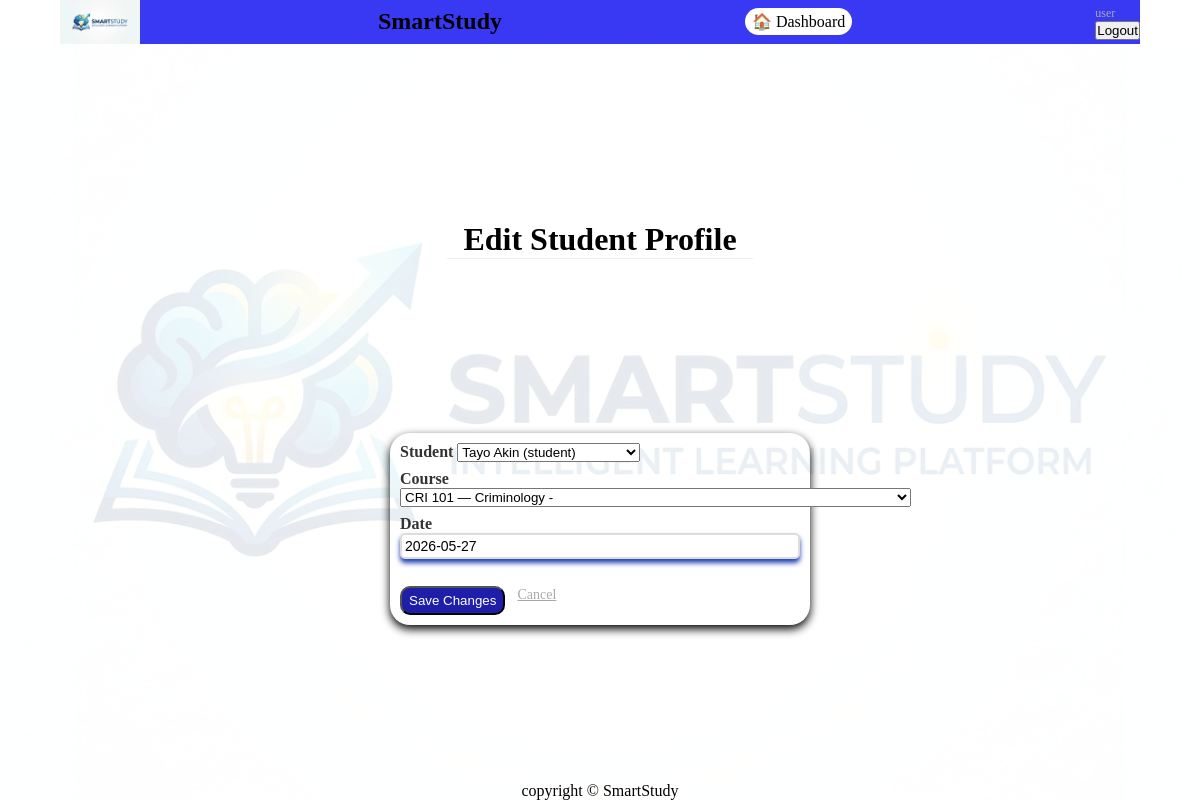
The app's page /dashboard/admin/enrollment/update/2/ (signed in) with its own data.
### portal/models.py (models this page shows, shortened)
class CustomUser(AbstractUser):
    ROLE_CHOICE = [
        ('student', 'Student'),
        ('parent', 'Parent'),
        ('staff', 'Staff'),
        ('admin', 'Admin'),
    ]
    role = models.CharField(max_length=10, choices=ROLE_CHOICE)
    date_of_birth = models.DateField(default='2000-01-01')
    phone = models.CharField(max_length=20, blank=True)
    GENDER_CHOICES = [
    ('male', 'Male'),
    ('female', 'Female'),
    ('other', 'Other'),
    ]
    gender = models.CharField(max_length=10, choices=GENDER_CHOICES, null=True, blank=True)
    profile_picture = models.ImageField(
            upload_to='profile_pictures/',
            null=True,
            blank=True
        )
    class_name = models.CharField(max_length=20, blank=True)
    children = models.ManyToManyField('self', blank=True,)
    def __str__(self):
        return f"{self.get_full_name()} ({self.role})"
    @property
    def is_student(self):
        return self.role == 'student'
    @property
    def is_staff_member(self):
        return self.role == 'staff'
    @property
    def is_admin(self):
        return self.role == 'admin'

class Enrollment(models.Model):
    LEVEL_CHOICES = (
        {'1st', '100'},
        {'1st', '200'},
        {'1st', '300'},
        {'1st', '400'},
    )
    student = models.ForeignKey(
        CustomUser,
        on_delete=models.CASCADE,
        limit_choices_to={'role': 'student'},
        related_name='enrollments'
    )
    course  = models.ForeignKey(
        Course,
        on_delete=models.CASCADE,
        related_name='enrollments'
    )
    date    = models.DateField(default=timezone.now)
    class Meta:
        unique_together = ('student', 'course')  # a student can't enroll in the same course twice

### account/views.py (the view)
        @login_required(login_url='login')
        def wrapped(request, *args, **kwargs):
            if request.user.role != role:
                return redirect('dashboard')
            return view_func(request, *args, **kwargs)

### portal/forms.py
class AdminEnrollmentForm(forms.ModelForm):
    student = forms.ModelChoiceField(
        queryset=CustomUser.objects.filter(role='student').order_by('last_name')
    )
    class Meta:
        model = Enrollment
        fields = ['student', 'course', 'date']

### account/views.py (called while the page is built)
def role_required(role):
    def decorator(view_func):
        @login_required(login_url='login')
        def wrapped(request, *args, **kwargs):
            if request.user.role != role:
                return redirect('dashboard')
            return view_func(request, *args, **kwargs)
        return wrapped
    return decorator

@role_required('admin')
def update_enrollment(request, enrollment_id):
    enrollment = get_object_or_404(Enrollment, id=enrollment_id)
    if request.method == 'POST':
        form = AdminEnrollmentForm(request.POST,request.FILES, instance=enrollment)
        if form.is_valid():
            form.save()
            messages.success(request, 'Enrollment updated.')
            return redirect('admin_enrollments')
    else:
        form = AdminEnrollmentForm(instance=enrollment)
    return render(request, 'account/admin_update_student.html', {'form': form, 'enrollment': enrollment})

### portal/models.py (called while the page is built)
    def __str__(self):
        return f"{self.code} — {self.title} -{self.files}"

### templates/account/admin_update_student.html (shortened to what this page needs)
{% extends 'base.html' %}
{% block content %}
<div class="page-header">
    <h1>Edit Student Profile</h1>
</div>
<div class="container">
    <div class="card">
        <div class="form">
            <form method="post" enctype="multipart/form-data">
                {% for field in form %}
                <p>
                    <label for="{{ field.id_for_label }}">{{ field.label }}</label>
                    {{ field }}
                </p>
                {% endfor %}
                <div style="display:flex; align-items:center; gap:12px; margin-top:12px;">
                    <button type="submit" class="btn">Save Changes</button>
                    <a href="{% url 'admin_dashboard' %}" style="font-size:14px; color:#aaa;">Cancel</a>
                </div>
            </form>
        </div>
    </div>
</div>
{% endblock %}

### templates/base.html (shortened to what this page needs)
{% load static %}
<!DOCTYPE html>
<html lang="en">
<head>
    <link rel='stylesheet' href="{% static 'css/main.css' %}">
</head>
<body>
    <nav>
        <a href="/" class="logo">
            <img src="{% static 'image/logo.png' %}" alt="SmartStudy Logo">
        </a>
        <h2>SmartStudy</h2>
        {% if request.user.is_authenticated %}
            <div class="nav-links">
                {% if request.user.is_student %}
                    <a href="{% url 'student_dashboard' %}">My Dashboard</a>
                {% elif request.user.is_admin %}
                    <a href="{% url 'admin_dashboard' %}">🏠 Dashboard</a>
                {% endif %}
            </div>
            <div class="sidebar-footer">
                <span class="sidebar-username">{{ request.user.username }}</span>
                <form action="{% url 'logout' %}" method="post">
                    <button type="submit" class="logout-btn">Logout</button>
                </form>
            </div>
        {% endif %}
    </nav>
    <main style="">
        {% block content %}
        {% endblock %}
        <footer>
            <p>copyright &copy; SmartStudy</p>
        </footer>
    </main>
</body>
</html>

### static/css/main.css (style rules this page uses)
* { margin: 0; padding: 0; box-sizing: border-box; }
nav { display: fixed; width: 90%; margin-inline: auto; display: flex; align-items: center; justify-content: space-between; background-color: rgb(57, 57, 244); }
.sidebar-username { color: #aaa; font-size: 12px; }
.logo img { max-width: 80px; height: auto; display: flex; justify-content: start; }
main { width: 100%; display: flex; flex-direction: column; align-items: center; justify-content: space-between; }
.container { width: 100%; display: flex; justify-content: center; align-items: center; z-index: 1; }
.card { padding: 10px; width: 35%; border-radius: 20px; box-shadow: 0 4px 10px #000; z-index: 1; position: relative; }
.form p { margin-bottom: 8px; }
.form label { font-weight: 600; color: #333; }
.form input { width: 100% ; padding: 3px; border: 2px solid #ddd; border-radius: 5px; font-size: 14px; outline: none; box-shadow: 0 4px 5px rgb(32, 68, 176); margin-bottom: 5px; }
.nav-links { padding: 5px; }
.nav-links a { padding: 5px 7px; text-decoration: none; background-color: #fff; border-radius: 15px; font-size: 16px; font-weight: 500; color: #000; }
.btn { padding: 5px 7px; margin-top: 10px; display: flex; align-items: center; justify-content: center; border-radius: 10px; background-color: rgb(30, 30, 168); color: #fff; text-decoration: none; }
.page-header { padding: 20px 16px 0; border-bottom: 1px solid #eee; margin-bottom: 16px; }

### records on screen
CustomUser: user.username "user"
Enrollment: form "Tayo Akin (student)" "CRI 101 — Criminology -" "2026-05-27"

### other values on screen
{{ field.label }} "Student" "Course" "Date"
